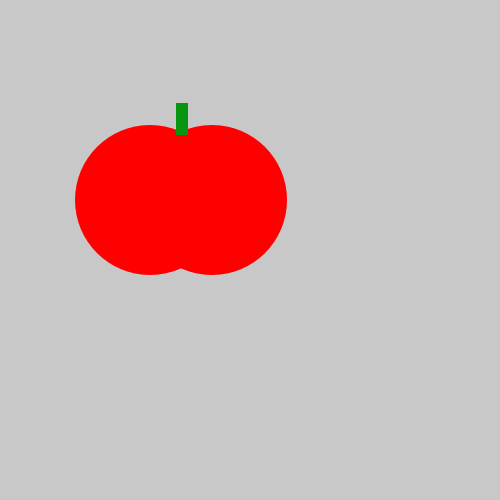
Frame 1 (no input)
Frame 60 (the mouse pressed at the canvas centre just before this capture): identical to frame 1, image omitted
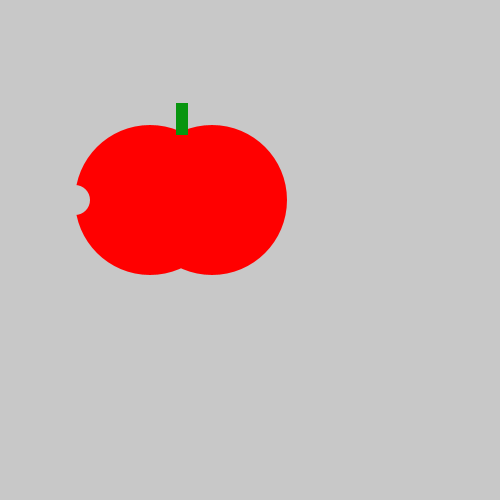
Frame 120 (the mouse held since frame 60 and released just before this capture)

The Processing sketch that drew these frames (run headless with seeded random() and noise(); from frame 60 on, the mouse is pressed at the canvas centre):

// Processing sketch: Tasty_tomato
// ── Tasty_tomato.pde
void setup() {
  size(500, 500);
}
void draw() {
  background(200, 200, 200);
  noStroke();
  fill(255, 0, 0);
  ellipse(150, 200, 150, 150);
  ellipse(212, 200, 150, 150);
  fill(8, 149, 15);
  rect(176, 103, 12, 32);
  if (mousePressed) {
    fill(200, 200, 200);
    ellipse(75, 200, 30, 30);
  }
}
